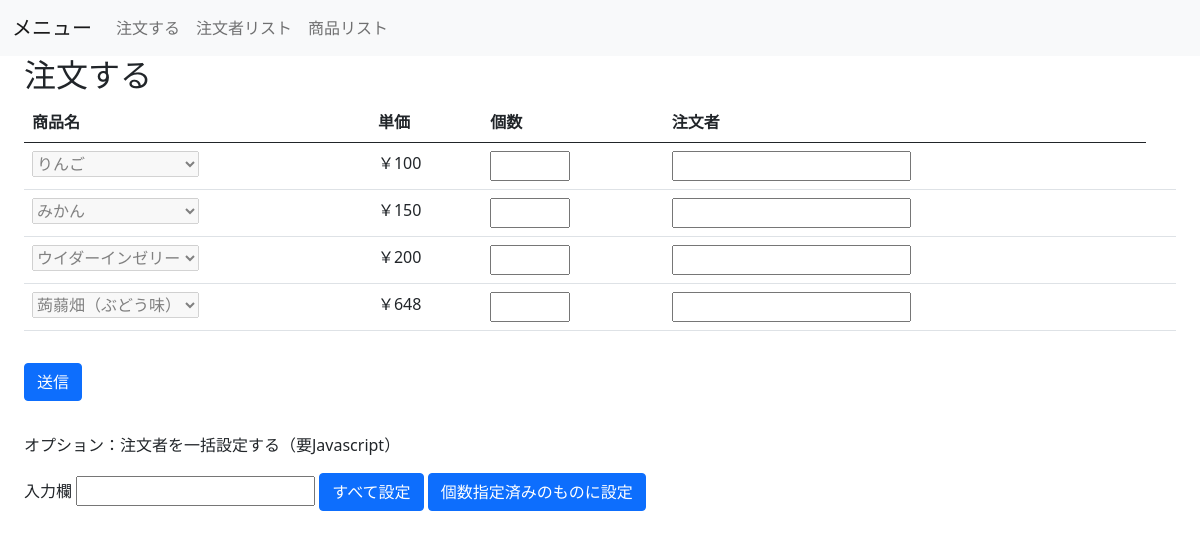
/market/order_formset, run on the app's committed database.
### market/models.py (models this page shows)
class Goods(models.Model):
    name = models.CharField(
        verbose_name='商品名',
        max_length=200
    )
    price = models.IntegerField(
        verbose_name='単価'
    )
    description = models.TextField(
        verbose_name='説明',
        max_length=500
    )
    def __str__(self):
        return self.name
    class Meta:
        verbose_name = ('商品')
        verbose_name_plural = ('商品')

### market/views.py (the view, shortened to what this page needs)
# urls.py: path('order_formset', views.add_order, name='order_formset'),
def add_order(request):
    formset = OrderCreateFormSet(
        request.POST or None,
        queryset=Order.objects.none(),
        initial=[{'goods': g} for g in Goods.objects.all()],
    )
    context = {
        'formset': formset, # フォームの個数を|lengthで把握するため
        'obj_list': zip(formset, Goods.objects.all()),
    }
    return render(request, 'market/order_formset.html', context)

### templates/market/order_formset.html (shortened to what this page needs)
{% extends "market/base.html" %}
{% block content %}
{% load static %}
<div>
    <h2>注文する</h2>
    <form action="" method="post" id="order_formset">
        <table class="table">
            <thead>
                <tr>
                    <th>商品名</th>
                    <th>単価</th>
                    <th>個数</th>
                    <th>注文者</th>
                </tr>
            </thead>
            <tbody>
                {% for form, goods in obj_list %}
                <tr>
                    {% for field in form %}
                    {% if forloop.counter0 == 1 %}
                    <td>￥{{ goods.price }}</td>
                    <td>{{ field }}</td>
                    {% else %}
                    <td>{{ field }}</td>
                    {% endif %}
                    {% endfor %}
                </tr>
                {% endfor %}
            </tbody>
        </table>
        <button id="ajax_order_validation" type="submit" class="btn btn-primary my-3">送信</button>
    </form>
    <div class="my-3">
        <p>オプション：注文者を一括設定する（要Javascript）</p>
        <label for="order_name">入力欄</label>
        <input type="text" id="order_name">
        <button onClick="setName(0);" class="btn btn-primary">すべて設定</button>
        <button onClick="setName(1);" class="btn btn-primary">個数指定済みのものに設定</button>
    </div>
</div>
{% endblock %}

### templates/market/order_formset.html (style rules this page uses)
.amountfield { width: 80px; }

### data on the page
Goods: price "100"
Goods: price "150"
Goods: price "200"
Goods: price "648"
